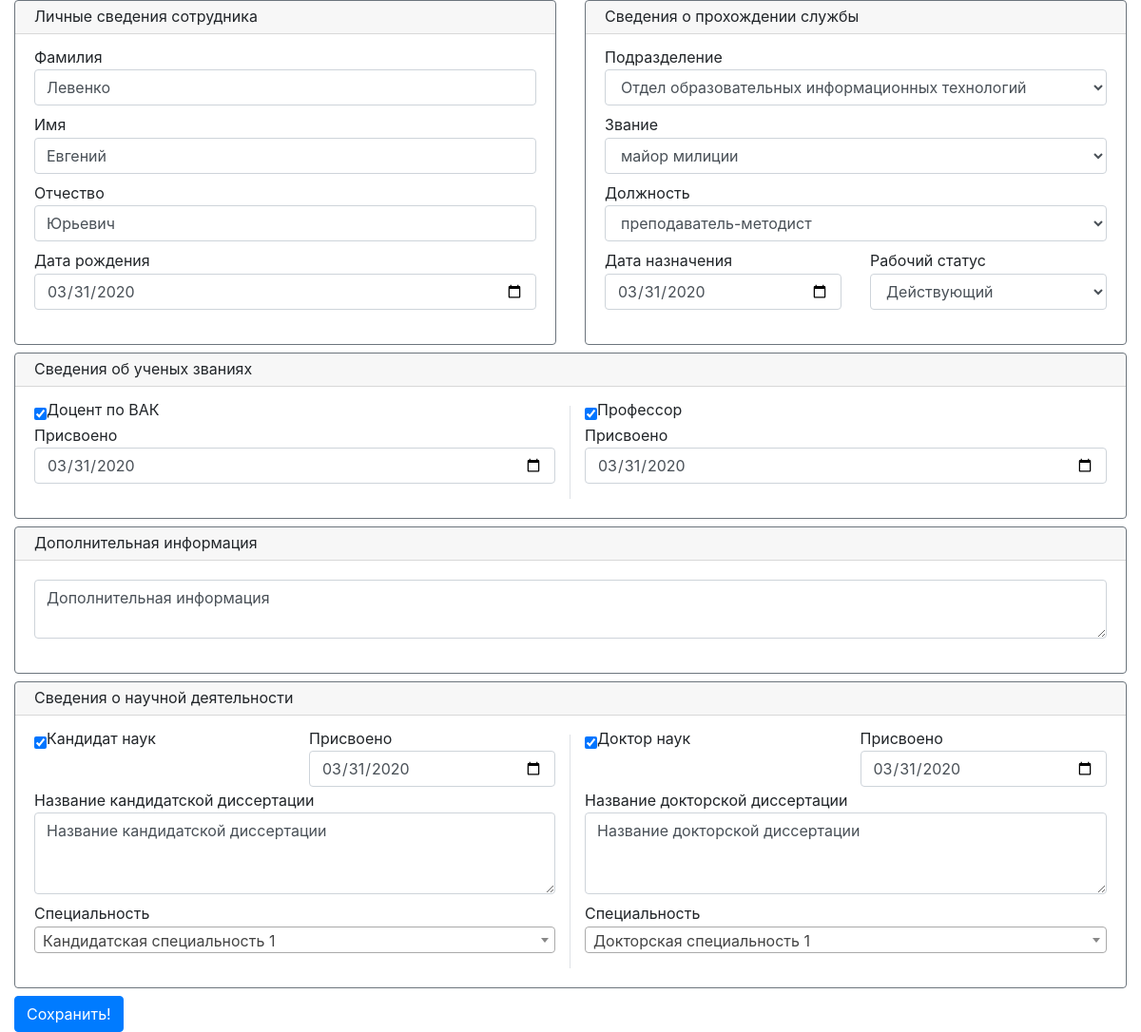
Before: /author/update/2/change/ with the older database file.
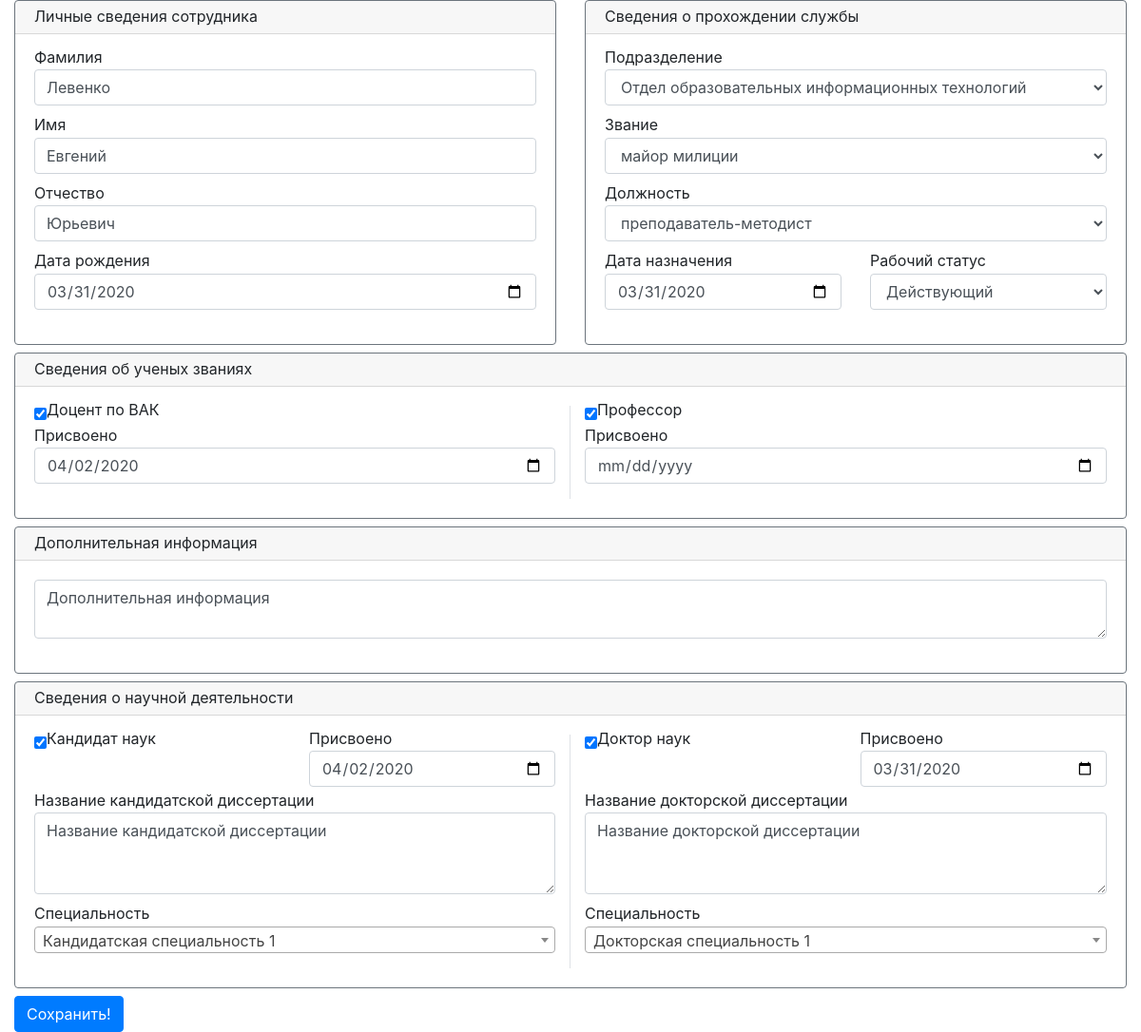
After: the same page with the newer database file.
### authors/models.py (models this page shows, shortened)
class Author(models.Model):
    subdivision = models.ForeignKey(Subdivision, on_delete=models.SET_NULL, null=True, verbose_name="Подразделение")
    lastname = models.CharField(max_length=100, verbose_name="Фамилия", validators=[name_validator])
    firstname = models.CharField(max_length=100, verbose_name="Имя", validators=[name_validator])
    patronymic = models.CharField(max_length=100, verbose_name="Отчество", validators=[name_validator])
    date_of_birth = models.DateField(blank=True, null=True, verbose_name="Дата рождения")
    rank = models.ForeignKey(Rank, on_delete=models.SET_NULL, blank=True, null=True, verbose_name="Звание")
    position = models.ForeignKey(Position, on_delete=models.SET_NULL, blank=True, null=True, verbose_name="Должность")
    position_date = models.DateField(blank=True, null=True, verbose_name="Дата назначения на должность")
    is_docentvak = models.BooleanField(default=False, verbose_name="Является доцентом ВАК")
    docentvak_date = models.DateField(blank=True, null=True, verbose_name="Дата присовения доцента ВАК")
    is_professor = models.BooleanField(default=False, verbose_name="Является профессором")
    professor_date = models.DateField(blank=True, null=True, verbose_name="Дата присвоения профессороской степени")
    is_candidate = models.BooleanField(default=False, verbose_name="Является кандидатом наук")
    candidate_date = models.DateField(blank=True, null=True, verbose_name="Дата присвоения кандидата наук")
    candidate_title = models.TextField(blank=True, null=True, verbose_name="Название кандидатской диссертации")
    candidate_specialty = models.ForeignKey(Candidatespecialty, on_delete=models.SET_NULL, blank=True, null=True,
                                            verbose_name="Кандидатская специальность")
    is_doctor = models.BooleanField(default=False, verbose_name="Является доктором наук")
    doctor_date = models.DateField(blank=True, null=True, verbose_name="Дата присвоения доктора наук")
    doctor_title = models.TextField(blank=True, null=True, verbose_name="Название докторской диссертации")
    doctor_specialty = models.ForeignKey(Doctorspecialty, on_delete=models.SET_NULL, blank=True, null=True,
                                         verbose_name="Докторская специальность")
    extra_data = models.TextField(blank=True, null=True, verbose_name="Дополнительные данные")
    work_status = models.ForeignKey(Workstatus, on_delete=models.SET_NULL, null=True,
                                    verbose_name="Рабочий статус")
    class Meta:
        ordering = ('lastname',)
        verbose_name = 'Автор'
        verbose_name_plural = 'Авторы'

### authors/views.py (the view)
# urls.py: path('update/<author_id>/change/', views.author_update, name='update'),
def author_update(request, author_id):
    if request.method == 'POST':
        obj = get_object_or_404(Author, pk=author_id)
        form = AuthorForm(request.POST, instance=obj)
        if form.is_valid():
            form.save()
            return HttpResponseRedirect(reverse('authors:list'))
        else:
            return render(request, 'authors/author_update_form.html', {'form': form,
                                                                       'obj': obj,
                                                                       })
    else:
        obj = get_object_or_404(Author, pk=author_id)
        form = AuthorForm(instance=obj)
        return render(request, 'authors/author_update_form.html', {'form': form,
                                                                   'obj': obj,
                                                                   })

### authors/forms.py
class AuthorForm(ModelForm):
    class Meta:
        model = Author
        fields = '__all__'
        widgets = {
            'date_of_birth': myDateInput,
            'position_date': myDateInput,
            'docentvak_date': myDateInput,
            'professor_date': myDateInput,
            'candidate_date': myDateInput,
            'doctor_date': myDateInput,
        }

### authors/models.py (called while the page is built)
    def __str__(self):
        return self.subdivision_name

    def __str__(self):
        return self.position_name

    def __str__(self):
        return self.candidate_specialty_title

    def __str__(self):
        return self.doctor_specialty_title

    def __str__(self):
        return self.rank

    def __str__(self):
        return self.status

### authors/templates/authors/author_update_form.html (shortened to what this page needs)
{% extends "authors/authors_input_form.html" %}
{% load static %}
{% block form_title %}
    <form class="needs-validation" action="{% url 'authors:update' author_id=obj.id %}" method="post" novalidate>
{% endblock %}
{% block button %}
    <button type="submit" class="btn btn-primary">Сохранить!</button>
{% endblock %}

### authors/templates/authors/input_blocks/personal_information.html
{% load widget_tweaks %}
<div class="card border-secondary mb-2" style="max-width: 100%; line-height: 0.6;">
    <div class="card-header">Личные сведения сотрудника</div>
    <div class="card-body">
        <div class="form-group">
            <label>Фамилия</label>
            {% render_field form.lastname class+="form-control" placeholder="Введите фамилию" required=true pattern="^[A-ZА-Я]{1,1}[A-Za-zА-Яа-яЁё,-]{0,}$" %}
        </div>
        <div class="form-group">
            <label>Имя</label>
            {% render_field form.firstname class+="form-control" placeholder="Введите имя" required=true pattern="^[A-ZА-Я]{1,1}[A-Za-zА-Яа-яЁё,-]{0,}$" %}
        </div>
        <div class="form-group">
            <label>Отчество</label>
            {% render_field form.patronymic class+="form-control" placeholder="Введите отчество" required=true pattern="^[A-ZА-Я]{1,1}[A-Za-zА-Яа-яЁё,-]{0,}$" %}
        </div>
        <div class="form-group">
            <label>Дата рождения</label>
            {% render_field form.date_of_birth class+="form-control" %}
        </div>
    </div>
</div>

### authors/templates/authors/input_blocks/service.html
{% load widget_tweaks %}
<div class="card border-secondary mb-2" style="max-width: 100%; line-height: 0.6;">
    <div class="card-header">Сведения о прохождении службы</div>
    <div class="card-body">
        <div class="form-group">
            <label>Подразделение</label>
            {% render_field form.subdivision class+="form-control" required=true %}
        </div>
        <div class="form-group">
            <label>Звание</label>
            {% render_field form.rank class+="form-control" %}
        </div>
        <div class="form-group">
            <label>Должность</label>
            {% render_field form.position class+="form-control" %}
        </div>
        <div class="row">
            <div class="col-sm-6">
                <div class="form-group">
                    <label>Дата назначения</label>
                    {% render_field form.position_date class+="form-control" %}
                </div>
            </div>
            <div class="col-sm-6">
                <div class="form-group">
                    <label>Рабочий статус</label>
                    {% render_field form.work_status class+="form-control" required=true %}
                </div>
            </div>
        </div>
    </div>
</div>

### authors/templates/authors/input_blocks/academicrank.html
{% load widget_tweaks %}
<div class="card border-secondary mb-2" style="max-width: 100%; line-height: 0.6;">
    <div class="card-header">Сведения об ученых званиях</div>
    <div class="card-body">
        <div class="row">
            <div class="col-sm-6 border-right">
                <div class="d-flex flex-row">
                    {% render_field form.is_docentvak %}<label>Доцент по ВАК</label>
                </div>
                <br>
                <div class="form-group">
                    <label>Присвоено</label>
                    {% render_field form.docentvak_date class+="form-control" disabled=true %}
                </div>
            </div>
            <div class="col-sm-6">
                <div class="d-flex flex-row">
                    {% render_field form.is_professor %}<label>Профессор</label>
                </div>
                <br>
                <div class="form-group">
                    <label>Присвоено</label>
                    {% render_field form.professor_date class+="form-control" disabled=true %}
                </div>
            </div>
        </div>
    </div>
</div>

### authors/templates/authors/input_blocks/extradata.html
{% load widget_tweaks %}
<div class="card border-secondary mb-2" style="max-width: 100%; line-height: 0.6;">
    <div class="card-header">Дополнительная информация</div>
    <div class="card-body text-secondary">
        <div class="form-group">
            {% render_field form.extra_data class+="form-control" rows="2" %}
        </div>
    </div>
</div>

### authors/templates/authors/input_blocks/activity.html (shortened to what this page needs)
{% load widget_tweaks %}
<div class="card border-secondary mb-2" style="max-width: 100%; line-height: 0.6;">
    <div class="card-header">Сведения о научной деятельности</div>
    <div class="card-body">
        <div class="row">
            <div class="col-md-6 border-right">
                <div class="row">
                    <div class="col-xl-6">
                        <div class="d-flex flex-row">
                            {% render_field form.is_candidate %}<label>Кандидат наук</label>
                        </div>
                        <br>
                    </div>
                    <div class="col-xl-6">
                        <label>Присвоено</label>
                        {% render_field form.candidate_date class+="form-control" disabled=true %}
                        <br>
                    </div>
                </div>
                <div class="row">
                    <div class="col-md-12">
                        <div class="form-group">
                            <div><label>Название кандидатской диссертации</label></div>
                            {% render_field form.candidate_title class+="form-control" disabled=true rows="3" %}
                        </div>
                    </div>
                </div>
                <div class="row">
                    <div class="col-md-12">
                        <div class="form-group">
                            <div><label>Специальность</label></div>
                        </div>
                    </div>
                </div>
            </div>
            <div class="col-md-6">
                <div class="row">
                    <div class="col-xl-6">
                        <div class="d-flex flex-row">
                            {% render_field form.is_doctor %}<label>Доктор наук</label>
                        </div>
                        <br>
                    </div>
                    <div class="col-xl-6">
                        <label>Присвоено</label>
                        {% render_field form.doctor_date class+="form-control" disabled=true %}
                        <br>
                    </div>
                </div>
                <div class="row">
                    <div class="col-md-12">
                        <div class="form-group">
                            <div><label>Название докторской диссертации</label></div>
                            {% render_field form.doctor_title class+="form-control" disabled=true rows="3" %}
                        </div>
                    </div>
                </div>
                <div class="row">
                    <div class="col-md-12">
                        <div class="form-group">
                            <div><label>Специальность</label></div>
                        </div>
                    </div>
                </div>
            </div>
        </div>
    </div>
</div>

Changed rows visible on the page:
changed Author "Левенко": docentvak_date "03/31/2020" → "04/02/2020"; professor_date "03/31/2020" → (not shown); candidate_date "03/31/2020" → "04/02/2020"
